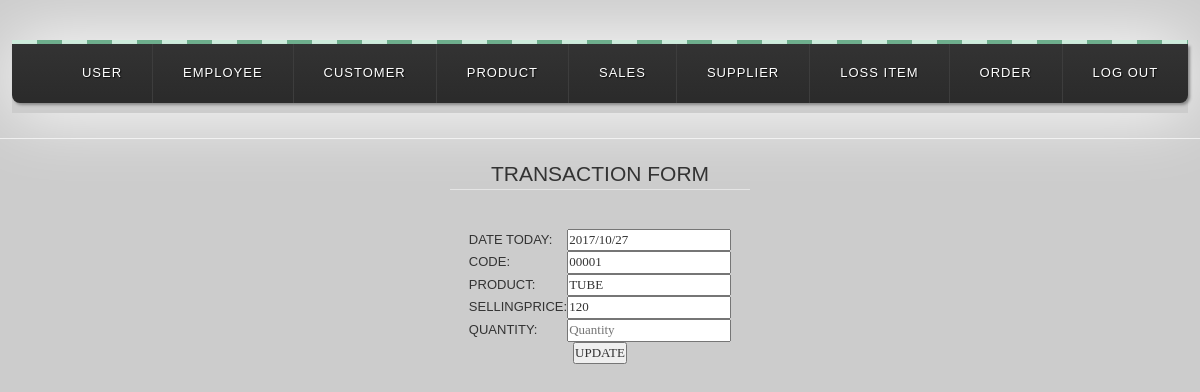
/loss_add.php?ID=00001 (signed in), run on the app's committed database.
### tables this page shows
CREATE TABLE IF NOT EXISTS `product` (
  `ProductID` varchar(15) NOT NULL,
  `ProductName` varchar(100) NOT NULL,
  `Description` varchar(100) NOT NULL,
  `Quantity` int(200) NOT NULL,
  `SellingPrice` int(11) NOT NULL,
  `OriginalPrice` int(11) NOT NULL,
  `Size` varchar(100) NOT NULL,
  `Type` varchar(100) NOT NULL,
  `Brand` varchar(100) NOT NULL
);

### loss_add.php (the view, shortened to what this page needs)
<?php
include('header.php');
?>
<!DOCTYPE html>
<html>
<head>
<body>
<link rel="stylesheet" type="text/css" href="mystyles.css">
<head>
</head>
<div class="wrap">
<span class="decor"></span>
<nav>
  <ul class="primary">
    <li>
      <a href="users.php">USER</a>
    </li>
    <li>
      <a href="employee.php">EMPLOYEE</a>
    </li>
    <li>
      <a href="customer.php">CUSTOMER</a>
    </li>
    <li>
      <a href="product.php">PRODUCT</a>
    </li>
    <li>
      <a href="sales.php">SALES</a>
    </li>
    <li>
      <a href="supplier.php">SUPPLIER</a>
    </li>
    <li>
      <a href="loss.php">LOSS ITEM</a>
    </li>
    <li>
      <a href="orders.php">ORDER</a>
    </li>
    <li>
      <a href="logout.php">LOG OUT</a>
    </li>
  </ul>
</nav>
</div>
<div>
<center>
<center>
<hr/>
   <form method="POST">
<?php
$ID=$_GET['ID'];
$query1=mysql_query("select * from product where ProductID='$ID'");
$query2=mysql_fetch_array($query1);
?>
<center>
<form method="post" action="">
<fieldset style="width:300px;"><legend>TRANSACTION FORM</legend>
<table>
<br>
<tr>
    <td> Date Today: </td>
    <td> <input type="text" name="dates" id="txtbox" value="<?php echo "". date("Y/m/d")?>" readonly/> </td>
    </tr>
<tr>
  <td>
    Code: <td><input type="text" name="ProductID" value="<?php echo $query2['ProductID']; ?>" readonly /></td>
  </td>
</tr>
<tr>
  <td>
    Product: <td><input type="text" name="ProductName" value="<?php echo $query2['ProductName']; ?>" readonly /></td>
  </td>
</tr>
<tr>
<td>
SellingPrice: <td><input type="text" name="Description" value="<?php echo $query2['SellingPrice']; ?>" readonly /></td>
</td>
</tr>
   <form method="POST">
    <td>Quantity:</td>
    <td><input type="number" id="txtbox" min="0" name="quant" placeholder="Quantity" value="<?php echo @$quant ?>"></td>
</table>
<input type="submit" name="submit" value="UPDATE" />
</form>
</body>
</html>

### mystyles.css (style rules this page uses)
body { background-color: ; }
input, Stextarea { font-family:times new roman; margin: 0; padding: 0; display: block; font-size: 100%; }

### loss_add.php (style rules this page uses)
body { background: #ccc; font-family: helvetica, arial, serif; font-size: 13px; text-transform: uppercase; text-align: center; }
.wrap { display: inline-block; -webkit-box-shadow: 0 0 70px #fff; -moz-box-shadow: 0 0 70px #fff; box-shadow: 0 0 70px #fff; margin-top: 40px; }
.decor { background: #6EAF8D; background: -webkit-linear-gradient(left, #CDEBDB 50%, #6EAF8D 50%); background: -moz-linear-gradient(left, #CDEBDB 50%, #6EAF8D 50%); background: -o-linear-gradient(left, #CDEBDB 50%, #6EAF8D 50%); background: linear-gradient(left, white 50%, #6EAF8D 50%); background-size: 50px 25%;; padding: 2px; display: block; }
a { text-decoration: none; color: #fff; display: block; }
ul { list-style: none; position: relative; text-align: left; }
li { float: left; }
ul:after { clear: both; }
ul:before, ul:after { content: " "; display: table; }
nav { position: relative; background: #2B2B2B; background-image: -webkit-linear-gradient(bottom, #2B2B2B 7%, #333333 100%); background-image: -moz-linear-gradient(bottom, #2B2B2B 7%, #333333 100%); background-image: -o-linear-gradient(bottom, #2B2B2B 7%, #333333 100%); background-image: linear-gradient(bottom, #2B2B2B 7%, #333333 100%); text-align: center; letter-spacing: 1px; text-shadow: 1px 1px 1px #0E0E0E; -webkit-box-shadow: 2px 2px 3px #888; -moz-box-shadow: 2px 2px 3px #888; box-shadow: 2px 2px 3px #888; border-bottom-right-radius: 8px; border-bottom-left-radius: 8px; }
ul.primary li a { display: block; padding: 20px 30px; border-right: 1px solid #3D3D3D; }
ul.primary li:last-child a { border-right: none; }

### data on the page
product: ProductID "00001", ProductName "TUBE", Description "120"
